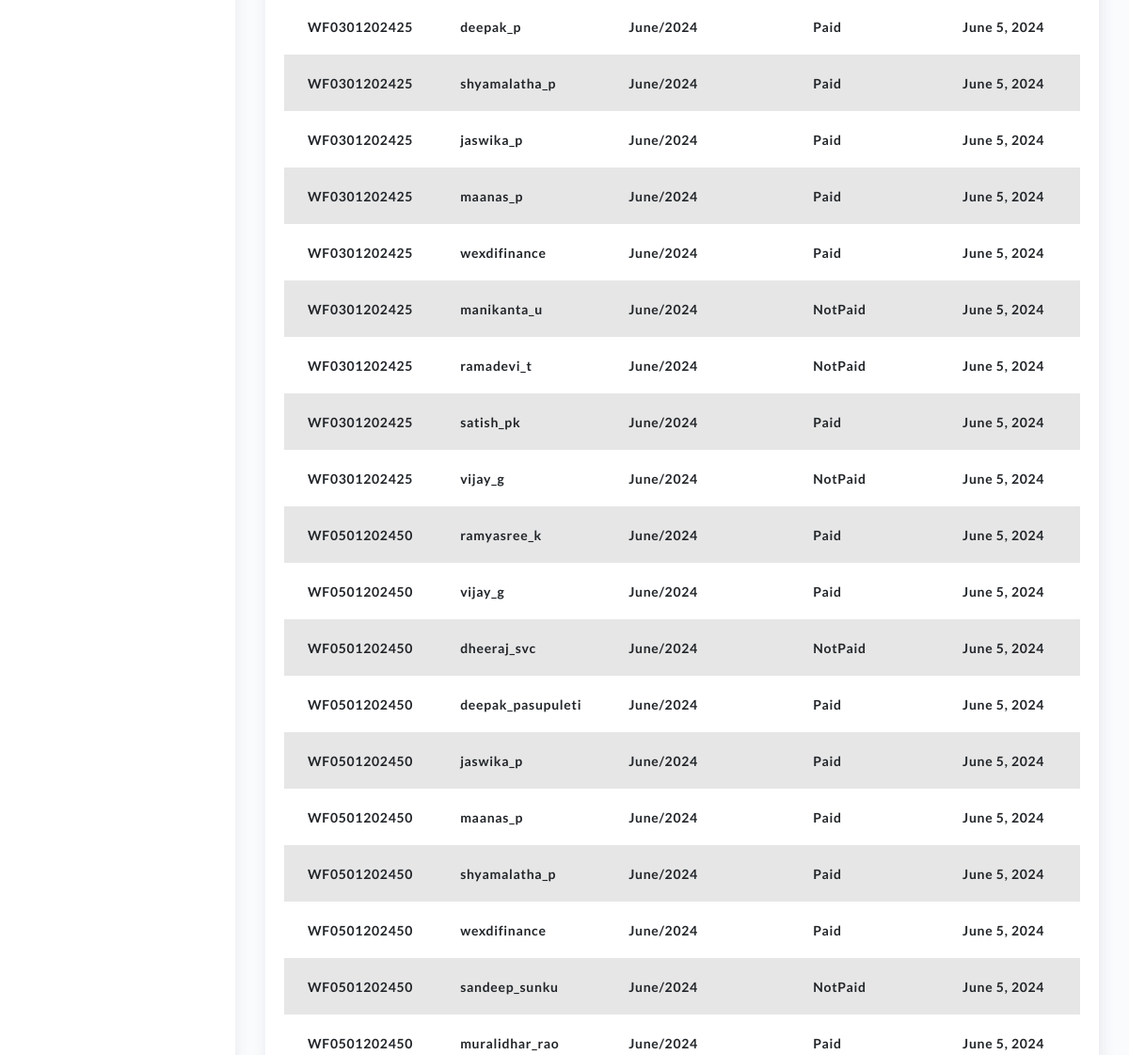
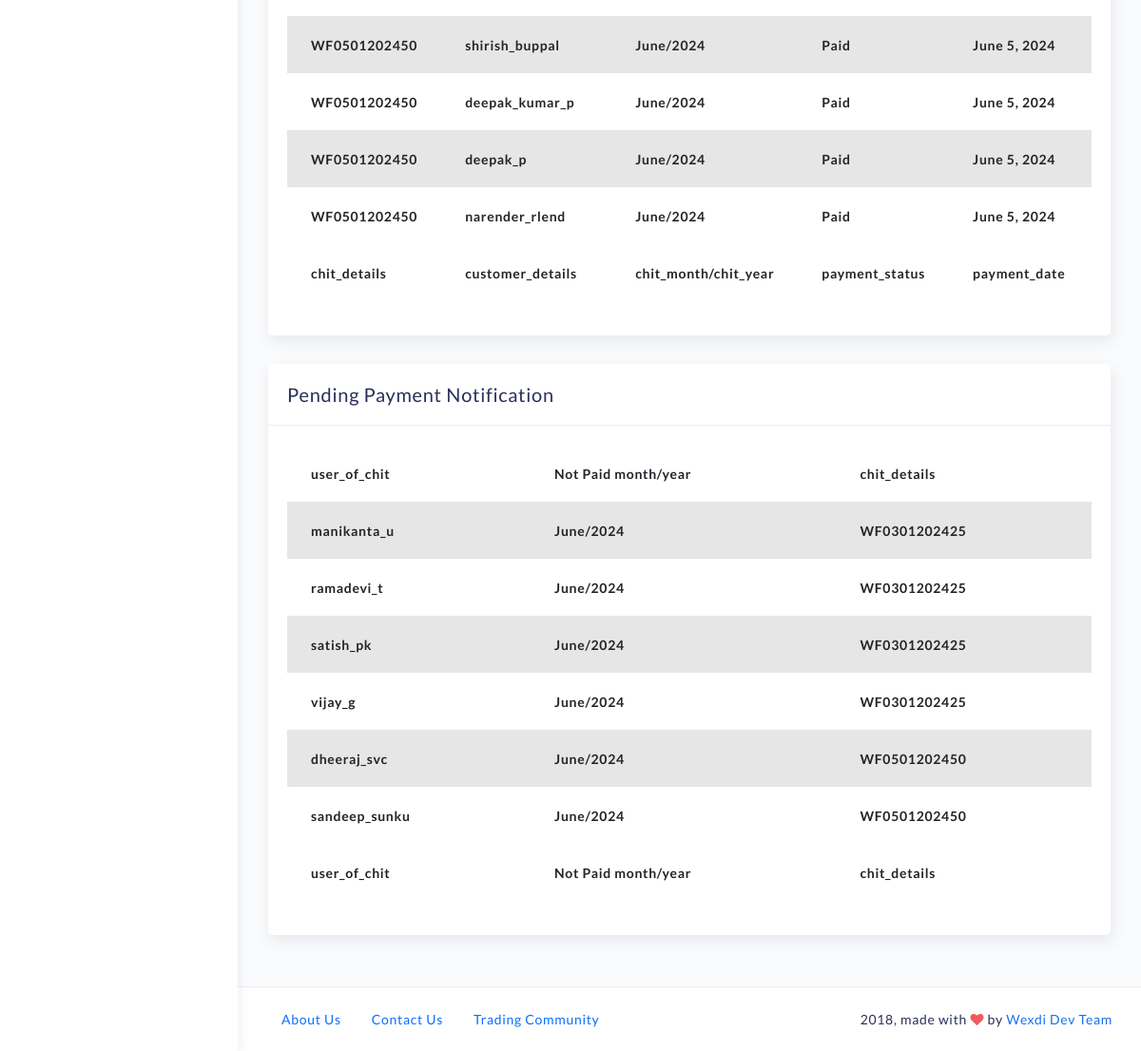
Before: /dashboard (signed in, lower part) with the older database file (2 pictures, top to bottom).
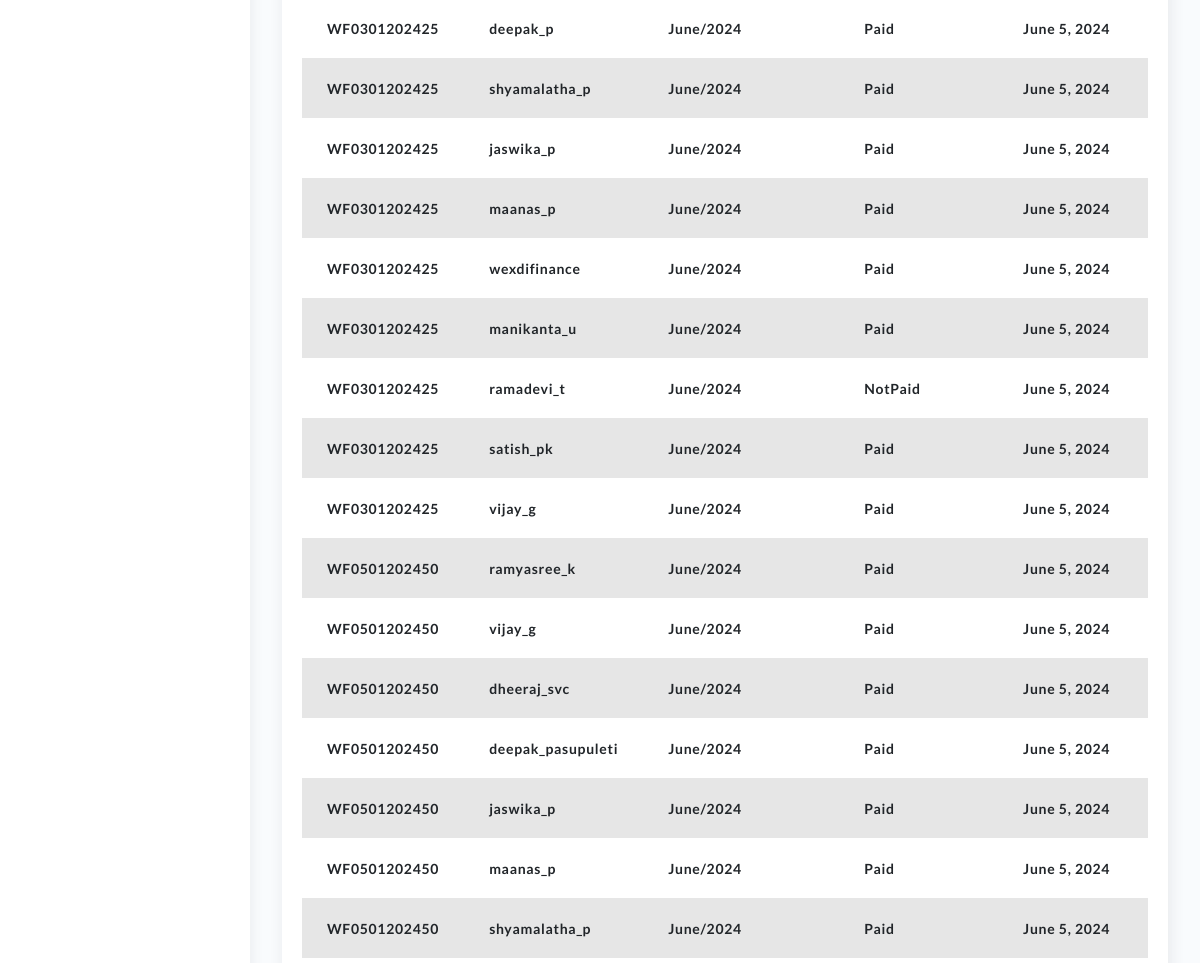
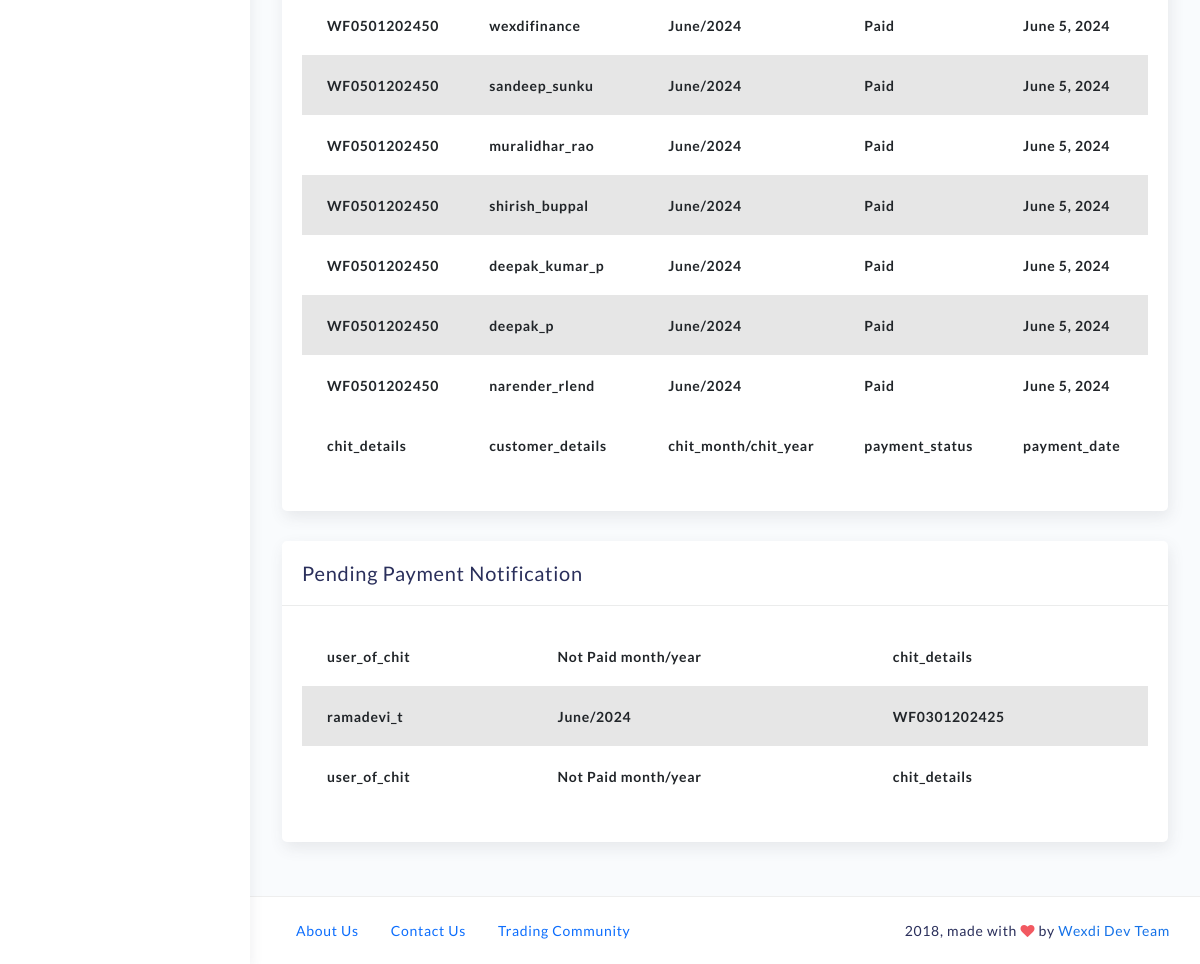
After: the same page with the newer database file (2 pictures, top to bottom).
### chit/models.py (models this page shows)
class CustomerChitPaymentDetails(models.Model):
  chit_details = models.ForeignKey(ChitDetails,on_delete=models.CASCADE)
  customer_details = models.ForeignKey(User,on_delete=models.CASCADE)
  chit_month = models.CharField(max_length=9, choices=MONTH_CHOICES, default="January", blank=True)
  chit_year = models.CharField(max_length=255,blank=True)
  payment_status = models.CharField(max_length=9, choices=PAY_CHOICES, default="NotPaid")
  trans_id = models.CharField(max_length=555,default="")
  payment_file = models.FileField(upload_to="paymentfiles/" , default='paymentfiles/myfile.pdf')
  amount_paid = models.CharField(max_length=255, default=0.0)
  payment_date = models.DateField(default=datetime.now)

class ChitDetails(models.Model):
  chit_name = models.CharField(max_length=255)
  chit_total_amt = models.CharField(max_length=255)
  chit_taken_amt = models.CharField(max_length=255)
  chit_nottaken_amt = models.CharField(max_length=255)
  chit_isactive = models.BooleanField('Chit Status', default=False)
  chit_total_month_count = models.CharField(max_length=255,blank=True)
  chit_start_from = models.CharField(max_length=255,blank=True)
  chit_duedate_month = models.CharField(max_length=255,blank=True)
  chit_disbursedate_month = models.CharField(max_length=255,blank=True)
  chit_enrolldate_month = models.CharField(max_length=255,blank=True)
  def __str__(self):
    return self.chit_name

class ChitPaymentNotification(models.Model):
  user_of_chit = models.ForeignKey(User,on_delete=models.CASCADE,blank=True, null=True)
  msg = models.CharField(max_length=555,blank=True)
  is_active = models.BooleanField(default=False)
  chit_details = models.ForeignKey(ChitDetails,on_delete=models.CASCADE,blank=True, null=True)
  chit_month = models.CharField(max_length=9, blank=True)
  chit_year = models.CharField(max_length=255,blank=True)

### home/views.py (the view)
# urls.py: path('dashboard',views.dashboard,name="dashboard"),
@login_required(login_url="my-login")
def dashboard(request):
    context = {}
    chit_det_obj = CustomerChitPlan.objects.filter(customer_name__id=request.user.id)
    admin_chit_det_obj = CustomerChitPlan.objects.filter(category="Management")
    chit_det_obj_all = ChitDetails.objects.filter(chit_isactive=True)
    chit_count_dict = {}
    for cdo in chit_det_obj_all:
        get_count = CustomerChitPlan.objects.filter(customer_chit_details=cdo)
        chit_count_dict[cdo.id] = len(get_count)
    plan_details_dict = {}
    for cdo in chit_det_obj:
        obj = MonthWiseChitDetails.objects.filter(chit_details__id=cdo.customer_chit_details.id)
        plan_details_dict[cdo.customer_chit_details.id] = obj
    plan_details_dict_all = {}
    for cdo in chit_det_obj_all:
        obj = MonthWiseChitDetails.objects.filter(chit_details__id=cdo.id)
        plan_details_dict_all[cdo.id] = obj
    user_count_obj = User.objects.all().count()
    ie_obj = IncomeExpenses.objects.all()
    income_list = []
    expense_list = []
    for ieo in ie_obj:
        income_list.append(ieo.income)
        expense_list.append(ieo.expense)
    income_total = 0
    expense_total = 0
    for ele in range(0, len(income_list)):
        income_total = income_total + income_list[ele]
    for ele in range(0, len(expense_list)):
        expense_total = expense_total + expense_list[ele]
    subscriber_obj_count = UserSocialAuth.objects.all().count()
    lspin_obj = LotterySpinList.objects.latest('id')
    ccpd_obj = CustomerChitPaymentDetails.objects.all()
    statement_user_payment = CustomerChitPaymentDetails.objects.filter(customer_details__id=request.user.id)
    user_cpn_obj = ChitPaymentNotification.objects.filter(is_active=True,user_of_chit__id=request.user.id)
    user_cpn_obj_count = len(user_cpn_obj)
    cpn_obj = ChitPaymentNotification.objects.filter(is_active=True)
    context = {"statement_user_payment":statement_user_payment,
                "user_cpn_obj_count":user_cpn_obj_count,
                "user_cpn_obj":user_cpn_obj,
                "cpn_obj":cpn_obj,
                "admin_chit_det_obj":admin_chit_det_obj,
                "ccpd_obj":ccpd_obj,
                "lspin_obj":lspin_obj,
                "subscriber_obj_count":subscriber_obj_count,
                "income":income_total,
                "expense":expense_total,
                "user_count_obj":user_count_obj,
                "chit_det_obj_all_count":chit_det_obj_all.count(),
                'chit_det_obj':chit_det_obj,
                'chit_count_dict':chit_count_dict,
                'plan_details_dict':plan_details_dict,
                'chit_det_obj_all':chit_det_obj_all,
                'plan_details_dict_all':plan_details_dict_all}
    return render(request, 'home/index.html',context)

### home/templates/home/index.html
{% extends "home/base.html" %}
{% block content %}
{% if request.user.is_superuser %}
{% include 'home/admin_dashboard.html' %}
{% else %}
{% include 'home/user_dashboard.html' %}
{% endif %}
{% endblock %}

### home/templates/home/admin_dashboard.html (shortened to what this page needs)
{% load static %}
<div class="container">
    <div class="page-inner mt--5">
					<div class="row">
						<div class="col-md-12">
							<div class="card">
								<div class="card-body">
									<div class="table-responsive">
										<table id="multi-filter-select" class="display table table-striped table-hover" >
											<tfoot>
												<tr>
													<th>chit_details</th>
													<th>customer_details</th>
													<th>chit_month/chit_year</th>
													<th>payment_status</th>
													<th>payment_date</th>
												</tr>
											</tfoot>
											<tbody>
											    {% for ccpd_obj in ccpd_obj %}
												<tr>
													<th>{{ccpd_obj.chit_details}}</th>
													<th>{{ccpd_obj.customer_details}}</th>
													<th>{{ccpd_obj.chit_month}}/{{ccpd_obj.chit_year}}</th>
													<th>{{ccpd_obj.payment_status}}</th>
													<th>{{ccpd_obj.payment_date}}</th>
												</tr>
												{% endfor %}
											</tbody>
										</table>
									</div>
								</div>
							</div>
						</div>
	<div class="col-md-12">
							<div class="card">
								<div class="card-header">
									<h4 class="card-title">Pending Payment Notification </h4>
								</div>
								<div class="card-body">
									<div class="table-responsive">
										<table id="multi-filter-selectnotify" class="display table table-striped table-hover" >
											<thead>
												<tr>
													<th>user_of_chit</th>
														<th>Not Paid month/year</th>
													<th>chit_details</th>
												</tr>
											</thead>
											<tfoot>
												<tr>
													<th>user_of_chit</th>
														<th>Not Paid month/year</th>
													<th>chit_details</th>
												</tr>
											</tfoot>
											<tbody>
											    {% for ccpd_obj in cpn_obj %}
												<tr>
													<th>{{ccpd_obj.user_of_chit}}</th>
													<th>{{ccpd_obj.chit_month}}/{{ccpd_obj.chit_year}}</th>
													<th>{{ccpd_obj.chit_details}}</th>
												</tr>
												{% endfor %}
											</tbody>
										</table>
									</div>
								</div>
							</div>
						</div>
					</div>
           </div>
</div>

Changed rows visible on the page:
removed ChitPaymentNotification: user_of_chit "manikanta_u", chit_month "June", chit_year "2024", chit_details "WF0301202425"
removed ChitPaymentNotification: user_of_chit "satish_pk", chit_month "June", chit_year "2024", chit_details "WF0301202425"
removed ChitPaymentNotification: user_of_chit "vijay_g", chit_month "June", chit_year "2024", chit_details "WF0301202425"
removed ChitPaymentNotification: user_of_chit "dheeraj_svc", chit_month "June", chit_year "2024", chit_details "WF0501202450"
removed ChitPaymentNotification: user_of_chit "sandeep_sunku", chit_month "June", chit_year "2024", chit_details "WF0501202450"
changed CustomerChitPaymentDetails "manikanta_u": payment_status "NotPaid" → "Paid"
changed CustomerChitPaymentDetails (number 9 of 23 on the later page): payment_status "NotPaid" → "Paid"
changed CustomerChitPaymentDetails "dheeraj_svc": payment_status "NotPaid" → "Paid"
changed CustomerChitPaymentDetails "sandeep_sunku": payment_status "NotPaid" → "Paid"
